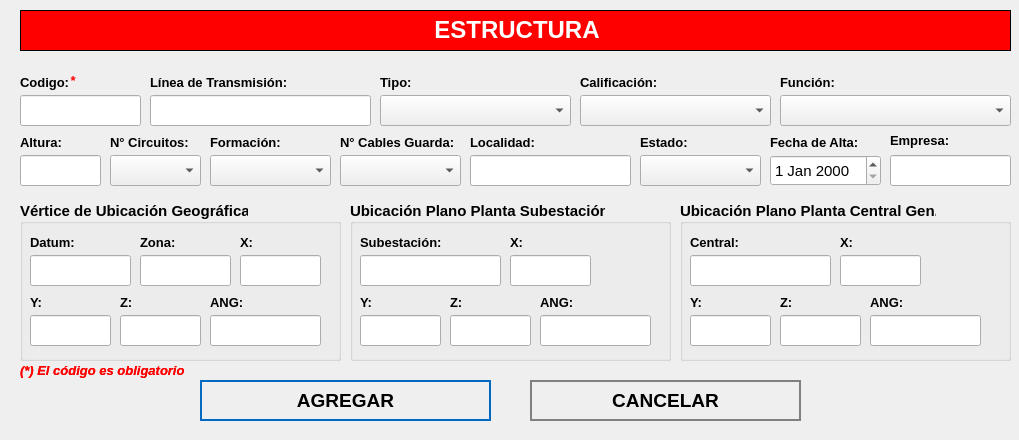
<?xml version="1.0" encoding="UTF-8"?>
<ui version="4.0">
 <class>NewBook</class>
 <widget class="QWidget" name="NewBook">
  <property name="geometry">
   <rect>
    <x>0</x>
    <y>0</y>
    <width>1019</width>
    <height>440</height>
   </rect>
  </property>
  <property name="minimumSize">
   <size>
    <width>1019</width>
    <height>440</height>
   </size>
  </property>
  <property name="maximumSize">
   <size>
    <width>1019</width>
    <height>440</height>
   </size>
  </property>
  <property name="windowTitle">
   <string>Nuevo Registro</string>
  </property>
  <property name="styleSheet">
   <string notr="true">QPushButton
{	
	height: 2em;
 	border-style: solid;
	border-width: 2px;
 	border-color: grey;
	font-weight: bold;
}

QPushButton:hover
{
   	background-color:grey;
	color:white;
}</string>
  </property>
  <widget class="QLabel" name="label">
   <property name="geometry">
    <rect>
     <x>20</x>
     <y>10</y>
     <width>991</width>
     <height>41</height>
    </rect>
   </property>
   <property name="font">
    <font>
     <underline>false</underline>
    </font>
   </property>
   <property name="autoFillBackground">
    <bool>false</bool>
   </property>
   <property name="styleSheet">
    <string notr="true">background-color: red;</string>
   </property>
   <property name="frameShape">
    <enum>QFrame::Box</enum>
   </property>
   <property name="text">
    <string>&lt;html&gt;&lt;head/&gt;&lt;body&gt;&lt;p align=&quot;center&quot;&gt;&lt;span style=&quot; font-size:18pt; font-weight:600; color:#ffffff;&quot;&gt;ESTRUCTURA&lt;/span&gt;&lt;/p&gt;&lt;/body&gt;&lt;/html&gt;</string>
   </property>
  </widget>
  <widget class="QLabel" name="label_autoriza">
   <property name="geometry">
    <rect>
     <x>20</x>
     <y>70</y>
     <width>101</width>
     <height>25</height>
    </rect>
   </property>
   <property name="text">
    <string>&lt;html&gt;&lt;head/&gt;&lt;body&gt;&lt;p&gt;&lt;span style=&quot; font-size:10pt; font-weight:600;&quot;&gt;Codigo:&lt;/span&gt;&lt;/p&gt;&lt;/body&gt;&lt;/html&gt;</string>
   </property>
  </widget>
  <widget class="QLineEdit" name="inputCodigo">
   <property name="geometry">
    <rect>
     <x>20</x>
     <y>95</y>
     <width>121</width>
     <height>31</height>
    </rect>
   </property>
   <property name="font">
    <font>
     <pointsize>12</pointsize>
    </font>
   </property>
   <property name="maxLength">
    <number>12</number>
   </property>
  </widget>
  <widget class="QLineEdit" name="inputLineaTransmision">
   <property name="geometry">
    <rect>
     <x>150</x>
     <y>95</y>
     <width>221</width>
     <height>31</height>
    </rect>
   </property>
   <property name="font">
    <font>
     <pointsize>12</pointsize>
    </font>
   </property>
  </widget>
  <widget class="QPushButton" name="addButton">
   <property name="geometry">
    <rect>
     <x>200</x>
     <y>380</y>
     <width>291</width>
     <height>41</height>
    </rect>
   </property>
   <property name="font">
    <font>
     <pointsize>14</pointsize>
     <weight>75</weight>
     <bold>true</bold>
    </font>
   </property>
   <property name="cursor">
    <cursorShape>PointingHandCursor</cursorShape>
   </property>
   <property name="styleSheet">
    <string notr="true">QPushButton
{	
	height: 2em;
 	border-style: solid;
	border-width: 2px;
 	border-color: #0069c0;
	font-weight: bold;
}

QPushButton:hover
{
   	background-color:#0069c0;
	color:white;
}</string>
   </property>
   <property name="text">
    <string>AGREGAR</string>
   </property>
   <property name="icon">
    <iconset>
     <normaloff>../assets/icons/add-icon.png</normaloff>../assets/icons/add-icon.png</iconset>
   </property>
   <property name="iconSize">
    <size>
     <width>30</width>
     <height>30</height>
    </size>
   </property>
   <property name="autoDefault">
    <bool>true</bool>
   </property>
   <property name="default">
    <bool>true</bool>
   </property>
   <property name="flat">
    <bool>true</bool>
   </property>
  </widget>
  <widget class="QPushButton" name="cancelButton">
   <property name="geometry">
    <rect>
     <x>530</x>
     <y>380</y>
     <width>271</width>
     <height>41</height>
    </rect>
   </property>
   <property name="font">
    <font>
     <pointsize>14</pointsize>
     <weight>75</weight>
     <bold>true</bold>
    </font>
   </property>
   <property name="cursor">
    <cursorShape>PointingHandCursor</cursorShape>
   </property>
   <property name="styleSheet">
    <string notr="true">QPushButton
{	
	height: 2em;
 	border-style: solid;
	border-width: 2px;
 	border-color: grey;
	font-weight: bold;
}

QPushButton:hover
{
   	background-color:grey;
	color:white;
}</string>
   </property>
   <property name="text">
    <string>CANCELAR</string>
   </property>
   <property name="icon">
    <iconset>
     <normaloff>../assets/icons/cancel-icon.png</normaloff>../assets/icons/cancel-icon.png</iconset>
   </property>
   <property name="iconSize">
    <size>
     <width>30</width>
     <height>30</height>
    </size>
   </property>
   <property name="autoDefault">
    <bool>true</bool>
   </property>
   <property name="default">
    <bool>true</bool>
   </property>
   <property name="flat">
    <bool>true</bool>
   </property>
  </widget>
  <widget class="QLabel" name="label_aquienVisita">
   <property name="geometry">
    <rect>
     <x>150</x>
     <y>70</y>
     <width>191</width>
     <height>25</height>
    </rect>
   </property>
   <property name="text">
    <string>&lt;html&gt;&lt;head/&gt;&lt;body&gt;&lt;p&gt;&lt;span style=&quot; font-size:10pt; font-weight:600;&quot;&gt;Línea de Transmisión:&lt;/span&gt;&lt;/p&gt;&lt;/body&gt;&lt;/html&gt;</string>
   </property>
  </widget>
  <widget class="QLabel" name="label_horaSalida">
   <property name="geometry">
    <rect>
     <x>640</x>
     <y>130</y>
     <width>81</width>
     <height>25</height>
    </rect>
   </property>
   <property name="text">
    <string>&lt;html&gt;&lt;head/&gt;&lt;body&gt;&lt;p&gt;&lt;span style=&quot; font-size:10pt; font-weight:600;&quot;&gt;Estado:&lt;/span&gt;&lt;/p&gt;&lt;/body&gt;&lt;/html&gt;</string>
   </property>
  </widget>
  <widget class="QLabel" name="label_motivoVisita">
   <property name="geometry">
    <rect>
     <x>770</x>
     <y>130</y>
     <width>111</width>
     <height>25</height>
    </rect>
   </property>
   <property name="text">
    <string>&lt;html&gt;&lt;head/&gt;&lt;body&gt;&lt;p&gt;&lt;span style=&quot; font-size:10pt; font-weight:600;&quot;&gt;Fecha de Alta:&lt;/span&gt;&lt;/p&gt;&lt;/body&gt;&lt;/html&gt;</string>
   </property>
  </widget>
  <widget class="QLabel" name="label_nota_obligatoria">
   <property name="geometry">
    <rect>
     <x>20</x>
     <y>360</y>
     <width>281</width>
     <height>21</height>
    </rect>
   </property>
   <property name="text">
    <string>&lt;html&gt;&lt;head/&gt;&lt;body&gt;&lt;p&gt;&lt;span style=&quot; font-size:10pt; font-weight:600; font-style:italic; color:#ff0000;&quot;&gt;(*) El código es obligatorio&lt;/span&gt;&lt;/p&gt;&lt;/body&gt;&lt;/html&gt;</string>
   </property>
  </widget>
  <widget class="QLabel" name="label_advertencia_dni">
   <property name="geometry">
    <rect>
     <x>20</x>
     <y>360</y>
     <width>251</width>
     <height>21</height>
    </rect>
   </property>
   <property name="text">
    <string>&lt;html&gt;&lt;head/&gt;&lt;body&gt;&lt;p&gt;&lt;span style=&quot; font-size:10pt; font-weight:600; font-style:italic; color:#ff0000;&quot;&gt;(*) El código es obligatorio&lt;/span&gt;&lt;/p&gt;&lt;/body&gt;&lt;/html&gt;</string>
   </property>
  </widget>
  <widget class="QComboBox" name="cbEstado">
   <property name="geometry">
    <rect>
     <x>640</x>
     <y>155</y>
     <width>121</width>
     <height>31</height>
    </rect>
   </property>
   <property name="font">
    <font>
     <pointsize>12</pointsize>
    </font>
   </property>
   <property name="editable">
    <bool>false</bool>
   </property>
  </widget>
  <widget class="QDateEdit" name="inputFecha">
   <property name="geometry">
    <rect>
     <x>770</x>
     <y>155</y>
     <width>111</width>
     <height>31</height>
    </rect>
   </property>
   <property name="font">
    <font>
     <pointsize>11</pointsize>
     <weight>50</weight>
     <bold>false</bold>
    </font>
   </property>
  </widget>
  <widget class="QComboBox" name="cbTipo">
   <property name="geometry">
    <rect>
     <x>380</x>
     <y>95</y>
     <width>191</width>
     <height>31</height>
    </rect>
   </property>
   <property name="font">
    <font>
     <pointsize>12</pointsize>
    </font>
   </property>
   <property name="editable">
    <bool>false</bool>
   </property>
  </widget>
  <widget class="QLabel" name="label_area_3">
   <property name="geometry">
    <rect>
     <x>380</x>
     <y>70</y>
     <width>141</width>
     <height>25</height>
    </rect>
   </property>
   <property name="text">
    <string>&lt;html&gt;&lt;head/&gt;&lt;body&gt;&lt;p&gt;&lt;span style=&quot; font-size:10pt; font-weight:600;&quot;&gt;Tipo:&lt;/span&gt;&lt;/p&gt;&lt;/body&gt;&lt;/html&gt;</string>
   </property>
  </widget>
  <widget class="QComboBox" name="cbCalificacion">
   <property name="geometry">
    <rect>
     <x>580</x>
     <y>95</y>
     <width>191</width>
     <height>31</height>
    </rect>
   </property>
   <property name="font">
    <font>
     <pointsize>12</pointsize>
    </font>
   </property>
   <property name="editable">
    <bool>false</bool>
   </property>
  </widget>
  <widget class="QLabel" name="label_area_4">
   <property name="geometry">
    <rect>
     <x>580</x>
     <y>70</y>
     <width>141</width>
     <height>25</height>
    </rect>
   </property>
   <property name="text">
    <string>&lt;html&gt;&lt;head/&gt;&lt;body&gt;&lt;p&gt;&lt;span style=&quot; font-size:10pt; font-weight:600;&quot;&gt;Calificación:&lt;/span&gt;&lt;/p&gt;&lt;/body&gt;&lt;/html&gt;</string>
   </property>
  </widget>
  <widget class="QComboBox" name="cbFuncion">
   <property name="geometry">
    <rect>
     <x>780</x>
     <y>95</y>
     <width>231</width>
     <height>31</height>
    </rect>
   </property>
   <property name="font">
    <font>
     <pointsize>12</pointsize>
    </font>
   </property>
   <property name="editable">
    <bool>false</bool>
   </property>
  </widget>
  <widget class="QLabel" name="label_area_5">
   <property name="geometry">
    <rect>
     <x>780</x>
     <y>70</y>
     <width>141</width>
     <height>25</height>
    </rect>
   </property>
   <property name="text">
    <string>&lt;html&gt;&lt;head/&gt;&lt;body&gt;&lt;p&gt;&lt;span style=&quot; font-size:10pt; font-weight:600;&quot;&gt;Función:&lt;/span&gt;&lt;/p&gt;&lt;/body&gt;&lt;/html&gt;</string>
   </property>
  </widget>
  <widget class="QLabel" name="label_autoriza_2">
   <property name="geometry">
    <rect>
     <x>20</x>
     <y>130</y>
     <width>101</width>
     <height>25</height>
    </rect>
   </property>
   <property name="text">
    <string>&lt;html&gt;&lt;head/&gt;&lt;body&gt;&lt;p&gt;&lt;span style=&quot; font-size:10pt; font-weight:600;&quot;&gt;Altura:&lt;/span&gt;&lt;/p&gt;&lt;/body&gt;&lt;/html&gt;</string>
   </property>
  </widget>
  <widget class="QLineEdit" name="inputAltura">
   <property name="geometry">
    <rect>
     <x>20</x>
     <y>155</y>
     <width>81</width>
     <height>31</height>
    </rect>
   </property>
   <property name="font">
    <font>
     <pointsize>12</pointsize>
    </font>
   </property>
   <property name="maxLength">
    <number>7</number>
   </property>
  </widget>
  <widget class="QLabel" name="label_autoriza_3">
   <property name="geometry">
    <rect>
     <x>110</x>
     <y>130</y>
     <width>101</width>
     <height>25</height>
    </rect>
   </property>
   <property name="text">
    <string>&lt;html&gt;&lt;head/&gt;&lt;body&gt;&lt;p&gt;&lt;span style=&quot; font-size:10pt; font-weight:600;&quot;&gt;N° Circuitos:&lt;/span&gt;&lt;/p&gt;&lt;/body&gt;&lt;/html&gt;</string>
   </property>
  </widget>
  <widget class="QComboBox" name="cbNCircuitos">
   <property name="geometry">
    <rect>
     <x>110</x>
     <y>155</y>
     <width>91</width>
     <height>31</height>
    </rect>
   </property>
   <property name="font">
    <font>
     <pointsize>12</pointsize>
    </font>
   </property>
   <property name="editable">
    <bool>false</bool>
   </property>
  </widget>
  <widget class="QComboBox" name="cbFormacion">
   <property name="geometry">
    <rect>
     <x>210</x>
     <y>155</y>
     <width>121</width>
     <height>31</height>
    </rect>
   </property>
   <property name="font">
    <font>
     <pointsize>12</pointsize>
    </font>
   </property>
   <property name="editable">
    <bool>false</bool>
   </property>
  </widget>
  <widget class="QLabel" name="label_autoriza_4">
   <property name="geometry">
    <rect>
     <x>210</x>
     <y>130</y>
     <width>101</width>
     <height>25</height>
    </rect>
   </property>
   <property name="text">
    <string>&lt;html&gt;&lt;head/&gt;&lt;body&gt;&lt;p&gt;&lt;span style=&quot; font-size:10pt; font-weight:600;&quot;&gt;Formación:&lt;/span&gt;&lt;/p&gt;&lt;/body&gt;&lt;/html&gt;</string>
   </property>
  </widget>
  <widget class="QLabel" name="label_autoriza_5">
   <property name="geometry">
    <rect>
     <x>340</x>
     <y>130</y>
     <width>121</width>
     <height>25</height>
    </rect>
   </property>
   <property name="text">
    <string>&lt;html&gt;&lt;head/&gt;&lt;body&gt;&lt;p&gt;&lt;span style=&quot; font-size:10pt; font-weight:600;&quot;&gt;N° Cables Guarda:&lt;/span&gt;&lt;/p&gt;&lt;/body&gt;&lt;/html&gt;</string>
   </property>
  </widget>
  <widget class="QLineEdit" name="inputLocalidad">
   <property name="geometry">
    <rect>
     <x>470</x>
     <y>155</y>
     <width>161</width>
     <height>31</height>
    </rect>
   </property>
   <property name="font">
    <font>
     <pointsize>12</pointsize>
    </font>
   </property>
   <property name="maxLength">
    <number>50</number>
   </property>
  </widget>
  <widget class="QLabel" name="label_autoriza_6">
   <property name="geometry">
    <rect>
     <x>470</x>
     <y>130</y>
     <width>161</width>
     <height>25</height>
    </rect>
   </property>
   <property name="text">
    <string>&lt;html&gt;&lt;head/&gt;&lt;body&gt;&lt;p&gt;&lt;span style=&quot; font-size:10pt; font-weight:600;&quot;&gt;Localidad:&lt;/span&gt;&lt;/p&gt;&lt;/body&gt;&lt;/html&gt;</string>
   </property>
  </widget>
  <widget class="QGroupBox" name="groupBox">
   <property name="geometry">
    <rect>
     <x>20</x>
     <y>200</y>
     <width>321</width>
     <height>161</height>
    </rect>
   </property>
   <property name="font">
    <font>
     <pointsize>11</pointsize>
     <weight>75</weight>
     <bold>true</bold>
    </font>
   </property>
   <property name="title">
    <string>Vértice de Ubicación Geográfica</string>
   </property>
   <property name="alignment">
    <set>Qt::AlignLeading|Qt::AlignLeft|Qt::AlignVCenter</set>
   </property>
   <widget class="QLabel" name="label_motivoVisita_2">
    <property name="geometry">
     <rect>
      <x>100</x>
      <y>90</y>
      <width>61</width>
      <height>25</height>
     </rect>
    </property>
    <property name="text">
     <string>&lt;html&gt;&lt;head/&gt;&lt;body&gt;&lt;p&gt;&lt;span style=&quot; font-size:10pt; font-weight:600;&quot;&gt;Z:&lt;/span&gt;&lt;/p&gt;&lt;/body&gt;&lt;/html&gt;</string>
    </property>
   </widget>
   <widget class="QLineEdit" name="inputDatum">
    <property name="geometry">
     <rect>
      <x>10</x>
      <y>55</y>
      <width>101</width>
      <height>31</height>
     </rect>
    </property>
    <property name="font">
     <font>
      <pointsize>12</pointsize>
     </font>
    </property>
    <property name="maxLength">
     <number>10</number>
    </property>
   </widget>
   <widget class="QLineEdit" name="inputX">
    <property name="geometry">
     <rect>
      <x>220</x>
      <y>55</y>
      <width>81</width>
      <height>31</height>
     </rect>
    </property>
    <property name="font">
     <font>
      <pointsize>12</pointsize>
     </font>
    </property>
    <property name="maxLength">
     <number>14</number>
    </property>
   </widget>
   <widget class="QLineEdit" name="inputY">
    <property name="geometry">
     <rect>
      <x>10</x>
      <y>115</y>
      <width>81</width>
      <height>31</height>
     </rect>
    </property>
    <property name="font">
     <font>
      <pointsize>12</pointsize>
     </font>
    </property>
    <property name="maxLength">
     <number>14</number>
    </property>
   </widget>
   <widget class="QLineEdit" name="inputZona">
    <property name="geometry">
     <rect>
      <x>120</x>
      <y>55</y>
      <width>91</width>
      <height>31</height>
     </rect>
    </property>
    <property name="font">
     <font>
      <pointsize>12</pointsize>
     </font>
    </property>
    <property name="maxLength">
     <number>5</number>
    </property>
   </widget>
   <widget class="QLineEdit" name="inputANG">
    <property name="geometry">
     <rect>
      <x>190</x>
      <y>115</y>
      <width>111</width>
      <height>31</height>
     </rect>
    </property>
    <property name="font">
     <font>
      <pointsize>12</pointsize>
     </font>
    </property>
    <property name="maxLength">
     <number>11</number>
    </property>
   </widget>
   <widget class="QLabel" name="label_horaSalida_2">
    <property name="geometry">
     <rect>
      <x>10</x>
      <y>90</y>
      <width>81</width>
      <height>25</height>
     </rect>
    </property>
    <property name="text">
     <string>&lt;html&gt;&lt;head/&gt;&lt;body&gt;&lt;p&gt;&lt;span style=&quot; font-size:10pt; font-weight:600;&quot;&gt;Y:&lt;/span&gt;&lt;/p&gt;&lt;/body&gt;&lt;/html&gt;</string>
    </property>
   </widget>
   <widget class="QLabel" name="label_horaIngreso">
    <property name="geometry">
     <rect>
      <x>220</x>
      <y>30</y>
      <width>71</width>
      <height>25</height>
     </rect>
    </property>
    <property name="text">
     <string>&lt;html&gt;&lt;head/&gt;&lt;body&gt;&lt;p&gt;&lt;span style=&quot; font-size:10pt; font-weight:600;&quot;&gt;X:&lt;/span&gt;&lt;/p&gt;&lt;/body&gt;&lt;/html&gt;</string>
    </property>
   </widget>
   <widget class="QLabel" name="label_motivoVisita_3">
    <property name="geometry">
     <rect>
      <x>10</x>
      <y>30</y>
      <width>101</width>
      <height>25</height>
     </rect>
    </property>
    <property name="text">
     <string>&lt;html&gt;&lt;head/&gt;&lt;body&gt;&lt;p&gt;&lt;span style=&quot; font-size:10pt; font-weight:600;&quot;&gt;Datum:&lt;/span&gt;&lt;/p&gt;&lt;/body&gt;&lt;/html&gt;</string>
    </property>
   </widget>
   <widget class="QLabel" name="label_motivoVisita_5">
    <property name="geometry">
     <rect>
      <x>190</x>
      <y>90</y>
      <width>101</width>
      <height>25</height>
     </rect>
    </property>
    <property name="text">
     <string>&lt;html&gt;&lt;head/&gt;&lt;body&gt;&lt;p&gt;&lt;span style=&quot; font-size:10pt; font-weight:600;&quot;&gt;ANG:&lt;/span&gt;&lt;/p&gt;&lt;/body&gt;&lt;/html&gt;</string>
    </property>
   </widget>
   <widget class="QLineEdit" name="inputZ">
    <property name="geometry">
     <rect>
      <x>100</x>
      <y>115</y>
      <width>81</width>
      <height>31</height>
     </rect>
    </property>
    <property name="font">
     <font>
      <pointsize>12</pointsize>
     </font>
    </property>
    <property name="maxLength">
     <number>14</number>
    </property>
   </widget>
   <widget class="QLabel" name="label_motivoVisita_4">
    <property name="geometry">
     <rect>
      <x>120</x>
      <y>30</y>
      <width>91</width>
      <height>25</height>
     </rect>
    </property>
    <property name="text">
     <string>&lt;html&gt;&lt;head/&gt;&lt;body&gt;&lt;p&gt;&lt;span style=&quot; font-size:10pt; font-weight:600;&quot;&gt;Zona:&lt;/span&gt;&lt;/p&gt;&lt;/body&gt;&lt;/html&gt;</string>
    </property>
   </widget>
  </widget>
  <widget class="QGroupBox" name="groupBox_2">
   <property name="geometry">
    <rect>
     <x>350</x>
     <y>200</y>
     <width>321</width>
     <height>161</height>
    </rect>
   </property>
   <property name="font">
    <font>
     <pointsize>11</pointsize>
     <weight>75</weight>
     <bold>true</bold>
    </font>
   </property>
   <property name="title">
    <string>Ubicación Plano Planta Subestación</string>
   </property>
   <property name="alignment">
    <set>Qt::AlignLeading|Qt::AlignLeft|Qt::AlignVCenter</set>
   </property>
   <widget class="QLabel" name="label_motivoVisita_6">
    <property name="geometry">
     <rect>
      <x>100</x>
      <y>90</y>
      <width>61</width>
      <height>25</height>
     </rect>
    </property>
    <property name="text">
     <string>&lt;html&gt;&lt;head/&gt;&lt;body&gt;&lt;p&gt;&lt;span style=&quot; font-size:10pt; font-weight:600;&quot;&gt;Z:&lt;/span&gt;&lt;/p&gt;&lt;/body&gt;&lt;/html&gt;</string>
    </property>
   </widget>
   <widget class="QLineEdit" name="inputSubestacion">
    <property name="geometry">
     <rect>
      <x>10</x>
      <y>55</y>
      <width>141</width>
      <height>31</height>
     </rect>
    </property>
    <property name="font">
     <font>
      <pointsize>12</pointsize>
     </font>
    </property>
    <property name="maxLength">
     <number>20</number>
    </property>
   </widget>
   <widget class="QLineEdit" name="inputX_2">
    <property name="geometry">
     <rect>
      <x>160</x>
      <y>55</y>
      <width>81</width>
      <height>31</height>
     </rect>
    </property>
    <property name="font">
     <font>
      <pointsize>12</pointsize>
     </font>
    </property>
    <property name="maxLength">
     <number>14</number>
    </property>
   </widget>
   <widget class="QLineEdit" name="inputY_2">
    <property name="geometry">
     <rect>
      <x>10</x>
      <y>115</y>
      <width>81</width>
      <height>31</height>
     </rect>
    </property>
    <property name="font">
     <font>
      <pointsize>12</pointsize>
     </font>
    </property>
    <property name="maxLength">
     <number>14</number>
    </property>
   </widget>
   <widget class="QLineEdit" name="inputANG_2">
    <property name="geometry">
     <rect>
      <x>190</x>
      <y>115</y>
      <width>111</width>
      <height>31</height>
     </rect>
    </property>
    <property name="font">
     <font>
      <pointsize>12</pointsize>
     </font>
    </property>
    <property name="maxLength">
     <number>11</number>
    </property>
   </widget>
   <widget class="QLabel" name="label_horaSalida_3">
    <property name="geometry">
     <rect>
      <x>10</x>
      <y>90</y>
      <width>81</width>
      <height>25</height>
     </rect>
    </property>
    <property name="text">
     <string>&lt;html&gt;&lt;head/&gt;&lt;body&gt;&lt;p&gt;&lt;span style=&quot; font-size:10pt; font-weight:600;&quot;&gt;Y:&lt;/span&gt;&lt;/p&gt;&lt;/body&gt;&lt;/html&gt;</string>
    </property>
   </widget>
   <widget class="QLabel" name="label_horaIngreso_2">
    <property name="geometry">
     <rect>
      <x>160</x>
      <y>30</y>
      <width>71</width>
      <height>25</height>
     </rect>
    </property>
    <property name="text">
     <string>&lt;html&gt;&lt;head/&gt;&lt;body&gt;&lt;p&gt;&lt;span style=&quot; font-size:10pt; font-weight:600;&quot;&gt;X:&lt;/span&gt;&lt;/p&gt;&lt;/body&gt;&lt;/html&gt;</string>
    </property>
   </widget>
   <widget class="QLabel" name="label_motivoVisita_7">
    <property name="geometry">
     <rect>
      <x>10</x>
      <y>30</y>
      <width>141</width>
      <height>25</height>
     </rect>
    </property>
    <property name="text">
     <string>&lt;html&gt;&lt;head/&gt;&lt;body&gt;&lt;p&gt;&lt;span style=&quot; font-size:10pt; font-weight:600;&quot;&gt;Subestación:&lt;/span&gt;&lt;/p&gt;&lt;/body&gt;&lt;/html&gt;</string>
    </property>
   </widget>
   <widget class="QLabel" name="label_motivoVisita_8">
    <property name="geometry">
     <rect>
      <x>190</x>
      <y>90</y>
      <width>101</width>
      <height>25</height>
     </rect>
    </property>
    <property name="text">
     <string>&lt;html&gt;&lt;head/&gt;&lt;body&gt;&lt;p&gt;&lt;span style=&quot; font-size:10pt; font-weight:600;&quot;&gt;ANG:&lt;/span&gt;&lt;/p&gt;&lt;/body&gt;&lt;/html&gt;</string>
    </property>
   </widget>
   <widget class="QLineEdit" name="inputZ_2">
    <property name="geometry">
     <rect>
      <x>100</x>
      <y>115</y>
      <width>81</width>
      <height>31</height>
     </rect>
    </property>
    <property name="font">
     <font>
      <pointsize>12</pointsize>
     </font>
    </property>
    <property name="maxLength">
     <number>14</number>
    </property>
   </widget>
  </widget>
  <widget class="QGroupBox" name="groupBox_3">
   <property name="geometry">
    <rect>
     <x>680</x>
     <y>200</y>
     <width>331</width>
     <height>161</height>
    </rect>
   </property>
   <property name="font">
    <font>
     <pointsize>11</pointsize>
     <weight>75</weight>
     <bold>true</bold>
    </font>
   </property>
   <property name="title">
    <string>Ubicación Plano Planta Central Gen.</string>
   </property>
   <property name="alignment">
    <set>Qt::AlignLeading|Qt::AlignLeft|Qt::AlignVCenter</set>
   </property>
   <widget class="QLabel" name="label_motivoVisita_9">
    <property name="geometry">
     <rect>
      <x>100</x>
      <y>90</y>
      <width>61</width>
      <height>25</height>
     </rect>
    </property>
    <property name="text">
     <string>&lt;html&gt;&lt;head/&gt;&lt;body&gt;&lt;p&gt;&lt;span style=&quot; font-size:10pt; font-weight:600;&quot;&gt;Z:&lt;/span&gt;&lt;/p&gt;&lt;/body&gt;&lt;/html&gt;</string>
    </property>
   </widget>
   <widget class="QLineEdit" name="inputCentral">
    <property name="geometry">
     <rect>
      <x>10</x>
      <y>55</y>
      <width>141</width>
      <height>31</height>
     </rect>
    </property>
    <property name="font">
     <font>
      <pointsize>12</pointsize>
     </font>
    </property>
    <property name="maxLength">
     <number>20</number>
    </property>
   </widget>
   <widget class="QLineEdit" name="inputX_3">
    <property name="geometry">
     <rect>
      <x>160</x>
      <y>55</y>
      <width>81</width>
      <height>31</height>
     </rect>
    </property>
    <property name="font">
     <font>
      <pointsize>12</pointsize>
     </font>
    </property>
    <property name="maxLength">
     <number>14</number>
    </property>
   </widget>
   <widget class="QLineEdit" name="inputY_3">
    <property name="geometry">
     <rect>
      <x>10</x>
      <y>115</y>
      <width>81</width>
      <height>31</height>
     </rect>
    </property>
    <property name="font">
     <font>
      <pointsize>12</pointsize>
     </font>
    </property>
    <property name="maxLength">
     <number>14</number>
    </property>
   </widget>
   <widget class="QLineEdit" name="inputANG_3">
    <property name="geometry">
     <rect>
      <x>190</x>
      <y>115</y>
      <width>111</width>
      <height>31</height>
     </rect>
    </property>
    <property name="font">
     <font>
      <pointsize>12</pointsize>
     </font>
    </property>
    <property name="maxLength">
     <number>11</number>
    </property>
   </widget>
   <widget class="QLabel" name="label_horaSalida_4">
    <property name="geometry">
     <rect>
      <x>10</x>
      <y>90</y>
      <width>81</width>
      <height>25</height>
     </rect>
    </property>
    <property name="text">
     <string>&lt;html&gt;&lt;head/&gt;&lt;body&gt;&lt;p&gt;&lt;span style=&quot; font-size:10pt; font-weight:600;&quot;&gt;Y:&lt;/span&gt;&lt;/p&gt;&lt;/body&gt;&lt;/html&gt;</string>
    </property>
   </widget>
   <widget class="QLabel" name="label_horaIngreso_3">
    <property name="geometry">
     <rect>
      <x>160</x>
      <y>30</y>
      <width>71</width>
      <height>25</height>
     </rect>
    </property>
    <property name="text">
     <string>&lt;html&gt;&lt;head/&gt;&lt;body&gt;&lt;p&gt;&lt;span style=&quot; font-size:10pt; font-weight:600;&quot;&gt;X:&lt;/span&gt;&lt;/p&gt;&lt;/body&gt;&lt;/html&gt;</string>
    </property>
   </widget>
   <widget class="QLabel" name="label_motivoVisita_10">
    <property name="geometry">
     <rect>
      <x>10</x>
      <y>30</y>
      <width>131</width>
      <height>25</height>
     </rect>
    </property>
    <property name="text">
     <string>&lt;html&gt;&lt;head/&gt;&lt;body&gt;&lt;p&gt;&lt;span style=&quot; font-size:10pt; font-weight:600;&quot;&gt;Central:&lt;/span&gt;&lt;/p&gt;&lt;/body&gt;&lt;/html&gt;</string>
    </property>
   </widget>
   <widget class="QLabel" name="label_motivoVisita_11">
    <property name="geometry">
     <rect>
      <x>190</x>
      <y>90</y>
      <width>101</width>
      <height>25</height>
     </rect>
    </property>
    <property name="text">
     <string>&lt;html&gt;&lt;head/&gt;&lt;body&gt;&lt;p&gt;&lt;span style=&quot; font-size:10pt; font-weight:600;&quot;&gt;ANG:&lt;/span&gt;&lt;/p&gt;&lt;/body&gt;&lt;/html&gt;</string>
    </property>
   </widget>
   <widget class="QLineEdit" name="inputZ_3">
    <property name="geometry">
     <rect>
      <x>100</x>
      <y>115</y>
      <width>81</width>
      <height>31</height>
     </rect>
    </property>
    <property name="font">
     <font>
      <pointsize>12</pointsize>
     </font>
    </property>
    <property name="maxLength">
     <number>14</number>
    </property>
   </widget>
  </widget>
  <widget class="QLabel" name="label_advertencia_dni_2">
   <property name="geometry">
    <rect>
     <x>70</x>
     <y>70</y>
     <width>31</width>
     <height>21</height>
    </rect>
   </property>
   <property name="text">
    <string>&lt;html&gt;&lt;head/&gt;&lt;body&gt;&lt;p&gt;&lt;span style=&quot; font-size:10pt; font-weight:600; font-style:italic; color:#ff0000;&quot;&gt;*&lt;/span&gt;&lt;/p&gt;&lt;/body&gt;&lt;/html&gt;</string>
   </property>
  </widget>
  <widget class="QComboBox" name="cbNCables">
   <property name="geometry">
    <rect>
     <x>340</x>
     <y>155</y>
     <width>121</width>
     <height>31</height>
    </rect>
   </property>
   <property name="font">
    <font>
     <pointsize>12</pointsize>
    </font>
   </property>
   <property name="editable">
    <bool>false</bool>
   </property>
  </widget>
  <widget class="QLabel" name="label_empresa">
   <property name="geometry">
    <rect>
     <x>890</x>
     <y>130</y>
     <width>111</width>
     <height>21</height>
    </rect>
   </property>
   <property name="text">
    <string>&lt;html&gt;&lt;head/&gt;&lt;body&gt;&lt;p&gt;&lt;span style=&quot; font-size:10pt; font-weight:600;&quot;&gt;Empresa:&lt;/span&gt;&lt;/p&gt;&lt;/body&gt;&lt;/html&gt;</string>
   </property>
   <property name="scaledContents">
    <bool>true</bool>
   </property>
  </widget>
  <widget class="QLineEdit" name="inputCodEmpresa">
   <property name="geometry">
    <rect>
     <x>890</x>
     <y>155</y>
     <width>121</width>
     <height>31</height>
    </rect>
   </property>
   <property name="font">
    <font>
     <pointsize>12</pointsize>
    </font>
   </property>
   <property name="maxLength">
    <number>5</number>
   </property>
  </widget>
 </widget>
 <tabstops>
  <tabstop>inputCodigo</tabstop>
  <tabstop>inputLineaTransmision</tabstop>
  <tabstop>addButton</tabstop>
  <tabstop>cancelButton</tabstop>
 </tabstops>
 <resources/>
 <connections/>
</ui>
